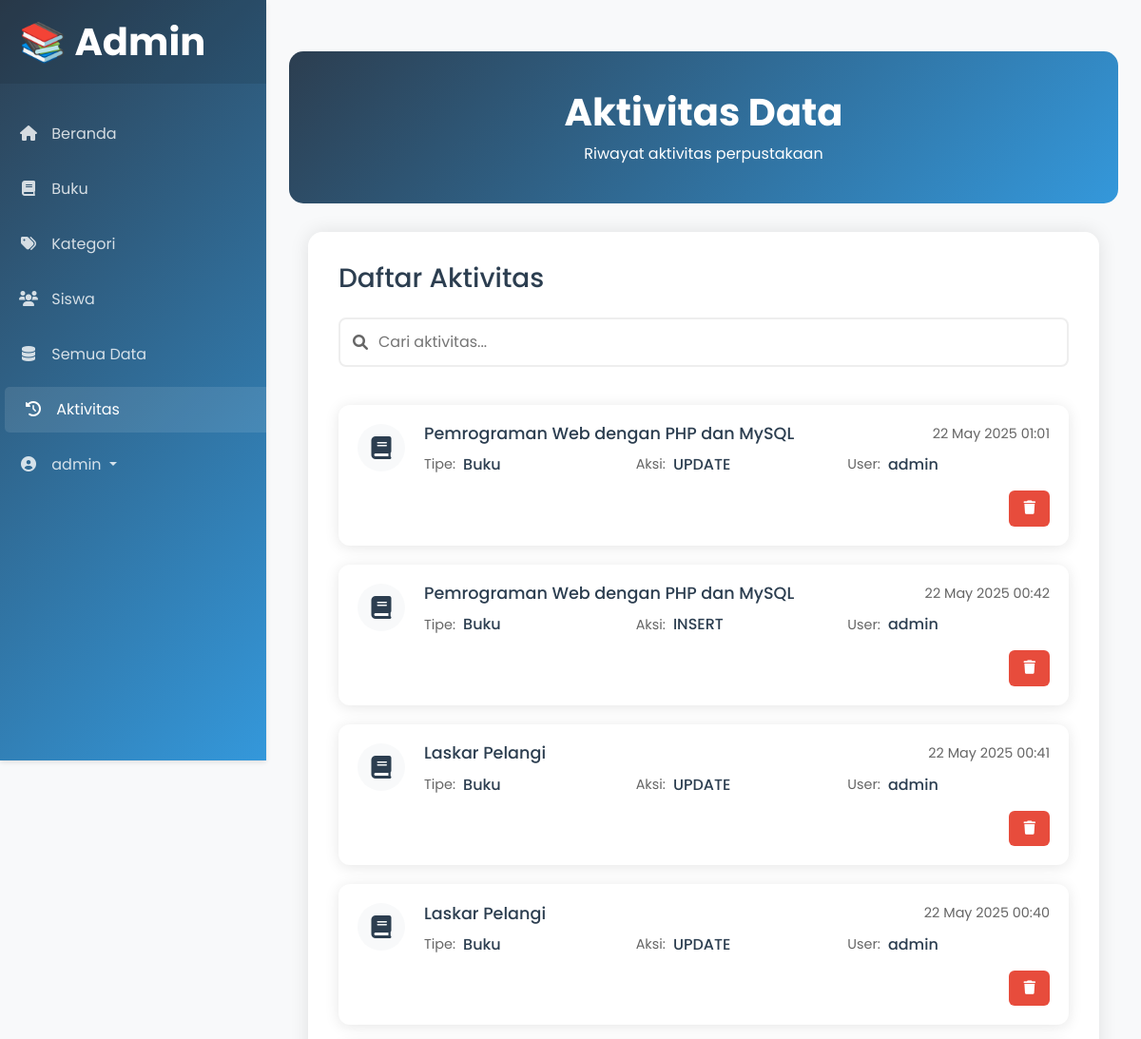
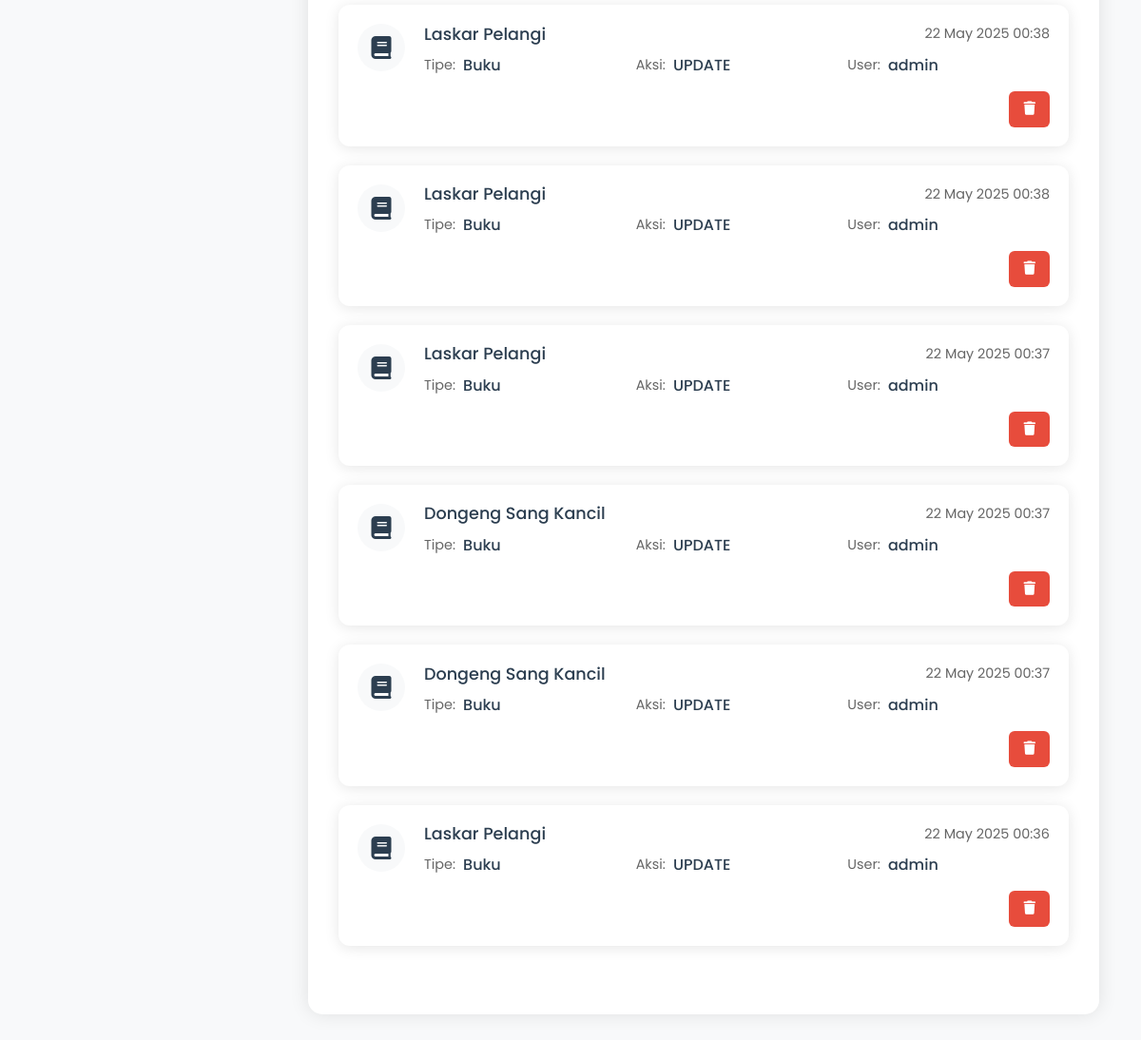
Screenshot of /perpustakaan/admin/aktivitas/aktivitas-data.php (signed in) with the database file from the repository (2 pictures, top to bottom).
### tables this page shows
CREATE TABLE `log_aktivitas` (
  `id_log` int(11) NOT NULL,
  `tipe_data` enum('buku','kategori','user') NOT NULL,
  `id_data` int(11) NOT NULL,
  `aksi` enum('INSERT','UPDATE','DELETE') NOT NULL,
  `nama_data` varchar(255) DEFAULT NULL,
  `user_aksi` varchar(100) DEFAULT NULL,
  `waktu` timestamp NOT NULL DEFAULT current_timestamp()
);

### perpustakaan/config/app.php (called while the page is built, shortened)
<?php
include "koneksi.php";
function select($query)
{
    global $db;
    $result = mysqli_query($db, $query);
    $rows = [];
    while ($row = mysqli_fetch_assoc($result)) {
        $rows[] = $row;
    }
    return $rows;
}

### perpustakaan/admin/aktivitas/aktivitas-data.php (the view, shortened to what this page needs)
<?php
$log_aktivitas = select("SELECT * FROM log_aktivitas ORDER BY waktu DESC LIMIT 10");
?>
<!DOCTYPE html>
<html lang="id">
<head>
    <link href="https://cdn.jsdelivr.net/npm/bootstrap@5.3.0/dist/css/bootstrap.min.css" rel="stylesheet">
    <link href="https://unpkg.com/aos@2.3.1/dist/aos.css" rel="stylesheet">
    <link rel="stylesheet" href="https://cdnjs.cloudflare.com/ajax/libs/font-awesome/6.0.0/css/all.min.css">
</head>
<body>
    <button class="menu-toggle" onclick="toggleSidebar()">
        <i class="fas fa-bars"></i>
    </button>
    <div class="d-flex">
        <div class="sidebar text-white" data-aos="fade-right" data-aos-duration="1500">
            <div class="sidebar-header">
                <h1 class="fw-bold mb-0">📚 Admin</h1>
            </div>
            <ul class="nav flex-column mt-4">
                <li class="nav-item">
                    <a class="nav-link" href="../../landing/admin.php">
                        <i class="fas fa-home"></i> Beranda
                    </a>
                </li>
                <li class="nav-item">
                    <a class="nav-link" href="../buku/buku.php">
                        <i class="fas fa-book"></i> Buku
                    </a>
                </li>
                <li class="nav-item">
                    <a class="nav-link" href="../kategori/kategori-data.php">
                        <i class="fas fa-tags"></i> Kategori
                    </a>
                </li>
                <li class="nav-item">
                    <a class="nav-link" href="../siswa/siswa-data.php">
                        <i class="fas fa-users"></i> Siswa
                    </a>
                </li>
                <li class="nav-item">
                    <a class="nav-link" href="../semuaData/semua-data.php">
                        <i class="fas fa-database"></i> Semua Data
                    </a>
                </li>
                <li class="nav-item">
                    <a class="nav-link active" href="#aktivitas">
                        <i class="fas fa-history"></i> Aktivitas
                    </a>
                </li>
                <li class="nav-item dropdown">
                    <a class="nav-link dropdown-toggle" href="#" role="button" data-bs-toggle="dropdown" aria-expanded="false">
                        <i class="fas fa-user-circle"></i> <?= $_SESSION['username'] ?? 'User' ?>
                    </a>
                </li>
            </ul>
        </div>
        <div class="content w-100">
            <div class="container-fluid p-4">
                <div class="header" data-aos="fade-up">
                    <h1 class="fw-bold">Aktivitas Data</h1>
                    <p class="mb-0">Riwayat aktivitas perpustakaan</p>
                </div>
                <div class="custom-container" data-aos="fade-up" data-aos-delay="200" id="aktivitas">
                    <h3 class="mb-4">Daftar Aktivitas</h3>
                    <div class="search-container">
                        <i class="fas fa-search search-icon"></i>
                        <input type="text" class="search-input" id="searchInput" placeholder="Cari aktivitas...">
                    </div>
                    <div class="activity-timeline">
                        <?php if (count($log_aktivitas) > 0): foreach ($log_aktivitas as $log): ?>
                            <div class="activity-card" data-aos="fade-up">
                                <div class="activity-icon">
                                    <?php
                                    $icon = 'fa-book';
                                    $color = 'var(--primary-color)';
                                    ?>
                                    <i class="fas <?= $icon ?>" style="color: <?= $color ?>"></i>
                                </div>
                                <div class="activity-content">
                                    <div class="activity-header">
                                        <h5 class="activity-title"><?= htmlspecialchars($log['nama_data']) ?></h5>
                                        <span class="activity-time"><?= date('d M Y H:i', strtotime($log['waktu'])) ?></span>
                                    </div>
                                    <div class="activity-details">
                                        <div class="activity-info">
                                            <span class="activity-label">Tipe:</span>
                                            <span class="activity-value"><?= ucfirst($log['tipe_data']) ?></span>
                                        </div>
                                        <div class="activity-info">
                                            <span class="activity-label">Aksi:</span>
                                            <span class="activity-value"><?= htmlspecialchars($log['aksi']) ?></span>
                                        </div>
                                        <div class="activity-info">
                                            <span class="activity-label">User:</span>
                                            <span class="activity-value"><?= htmlspecialchars($log['user_aksi']) ?></span>
                                        </div>
                                    </div>
                                    <div class="activity-actions">
                                        <a href="delete-aktivitas.php?id=<?= $log['id_log']; ?>&type=<?= $log['tipe_data'] ?>"
                                           class="btn btn-action btn-delete"
                                           onclick="return confirm('Yakin ingin menghapus aktivitas ini?')">
                                            <i class="fas fa-trash"></i>
                                        </a>
                                    </div>
                                </div>
                            </div>
                        <?php endforeach; endif; ?>
                    </div>
                </div>
            </div>
        </div>
    </div>
</body>
</html>

### perpustakaan/admin/aktivitas/aktivitas-data.php (style rules this page uses)
:root { --primary-color: #2c3e50; --secondary-color: #3498db; --accent-color: #e74c3c; --success-color: #2ecc71; --warning-color: #f39c12; --text-color: #2c3e50; --light-bg: #f8f9fa; }
body { background-color: var(--light-bg); font-family: 'Poppins', sans-serif; color: var(--text-color); }
.sidebar { background: linear-gradient(135deg, var(--primary-color), var(--secondary-color)); width: 280px; min-height: 100vh; position: fixed; top: 0; left: 0; z-index: 1000; transition: all 0.3s ease; box-shadow: 0 2px 5px rgba(0,0,0,0.1); }
.content { margin-left: 280px; transition: all 0.3s ease; }
.sidebar-header { padding: 20px; background: rgba(0,0,0,0.1); }
.nav-link { padding: 12px 20px; color: rgba(255,255,255,0.8); transition: all 0.3s ease; border-radius: 5px; margin: 5px 0; }
.nav-link:hover, .nav-link.active { background: rgba(255,255,255,0.1); color: white; transform: translateX(5px); }
.nav-link i { margin-right: 10px; width: 20px; text-align: center; }
.custom-container { background: white; border-radius: 15px; padding: 2rem; box-shadow: 0 0 20px rgba(0,0,0,0.1); margin: 20px; }
.header { background: linear-gradient(135deg, var(--primary-color), var(--secondary-color)); padding: 40px 20px; border-radius: 15px; color: white; margin-bottom: 30px; text-align: center; }
.search-container { margin-bottom: 20px; position: relative; }
.search-input { width: 100%; padding: 12px 20px; padding-left: 40px; border: 2px solid #eee; border-radius: 8px; font-size: 1rem; transition: all 0.3s ease; }
.search-icon { position: absolute; left: 15px; top: 50%; transform: translateY(-50%); color: #666; }
.activity-timeline { position: relative; padding: 20px 0; }
.activity-card { background: white; border-radius: 12px; padding: 20px; margin-bottom: 20px; box-shadow: 0 2px 15px rgba(0,0,0,0.1); display: flex; align-items: flex-start; transition: transform 0.3s ease; }
.activity-icon { background: #f8f9fa; width: 50px; height: 50px; border-radius: 50%; display: flex; align-items: center; justify-content: center; margin-right: 20px; flex-shrink: 0; }
.activity-icon i { font-size: 1.5rem; }
.activity-content { flex-grow: 1; }
.activity-header { display: flex; justify-content: space-between; align-items: center; margin-bottom: 10px; }
.activity-title { margin: 0; font-size: 1.1rem; color: var(--primary-color); }
.activity-time { color: #666; font-size: 0.9rem; }
.activity-details { display: grid; grid-template-columns: repeat(auto-fit, minmax(200px, 1fr)); gap: 10px; margin-bottom: 15px; }
.activity-info { display: flex; align-items: center; gap: 8px; }
.activity-label { color: #666; font-size: 0.9rem; }
.activity-value { color: var(--text-color); font-weight: 500; }
.activity-actions { display: flex; justify-content: flex-end; }
.btn-action { padding: 8px 15px; border-radius: 6px; font-size: 0.9rem; transition: all 0.3s ease; }
.btn-delete { background-color: var(--accent-color); color: white; border: none; }

### rows the page displays
log_aktivitas: nama_data "Pemrograman Web dengan PHP dan MySQL", waktu "22 May 2025 01:01", tipe_data "Buku", aksi "UPDATE", user_aksi "admin"
log_aktivitas: nama_data "Pemrograman Web dengan PHP dan MySQL", waktu "22 May 2025 00:42", tipe_data "Buku", aksi "INSERT", user_aksi "admin"
log_aktivitas: nama_data "Laskar Pelangi", waktu "22 May 2025 00:41", tipe_data "Buku", aksi "UPDATE", user_aksi "admin"
log_aktivitas: nama_data "Laskar Pelangi", waktu "22 May 2025 00:40", tipe_data "Buku", aksi "UPDATE", user_aksi "admin"
log_aktivitas: nama_data "Laskar Pelangi", waktu "22 May 2025 00:38", tipe_data "Buku", aksi "UPDATE", user_aksi "admin"
log_aktivitas: nama_data "Laskar Pelangi", waktu "22 May 2025 00:38", tipe_data "Buku", aksi "UPDATE", user_aksi "admin"
log_aktivitas: nama_data "Laskar Pelangi", waktu "22 May 2025 00:37", tipe_data "Buku", aksi "UPDATE", user_aksi "admin"
log_aktivitas: nama_data "Dongeng Sang Kancil", waktu "22 May 2025 00:37", tipe_data "Buku", aksi "UPDATE", user_aksi "admin"
log_aktivitas: nama_data "Dongeng Sang Kancil", waktu "22 May 2025 00:37", tipe_data "Buku", aksi "UPDATE", user_aksi "admin"
log_aktivitas: nama_data "Laskar Pelangi", waktu "22 May 2025 00:36", tipe_data "Buku", aksi "UPDATE", user_aksi "admin"

### other values shown
$_SESSION['username'] "admin"
